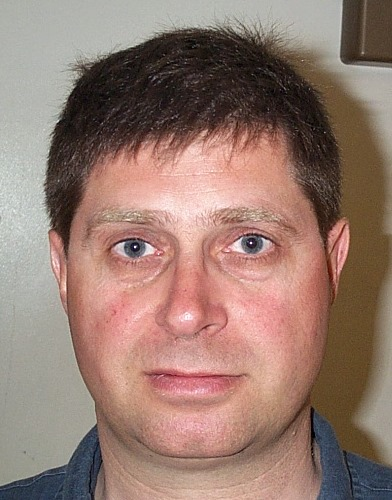
%> input picture images/DB1/db1_01.jpg, 392 x 500 px
$ octave --eval "asdf;"   (GNU Octave 9; MATLAB toolbox functions it lacks are replaced by stand-ins)
%> lines starting %> are read from the running program, lines starting %| are printed output that depends on the picture
### colorCorrectionGrayWorld.m
function [ output ] = colorCorrectionGrayWorld(input)
    %Scale each of the R, G and B-channels using 3 global adjustment
    %factors, to achieve equal mean values

    input = im2double(input);

    R = input(:,:,1);
    G = input(:,:,2);
    B = input(:,:,3);

    Ravg = mean(mean(R));
    Gavg = mean(mean(G));
    Bavg = mean(mean(B));

    alpha = Gavg/Ravg;
    beta = Gavg/Bavg;

    R = alpha * R;
    B = beta * B;

    output(:,:,1) = uint8(alpha * R * 255);
    output(:,:,2) = uint8(G * 255);
    output(:,:,3) = uint8(beta * B * 255);
end

### old/asdf.m
function asdf()
    clf;
      db2 = [
        "bl_01.jpg"
        "bl_02.jpg"
        "bl_04.jpg"
        "bl_05.jpg"
        "bl_06.jpg"
        "bl_07.jpg"
        "bl_10.jpg"
        "bl_13.jpg"
        "bl_14.jpg"
        "cl_01.jpg"
        "cl_02.jpg"
        "cl_03.jpg"
        "cl_04.jpg"
        "cl_05.jpg"
        "cl_06.jpg"
        "cl_07.jpg"
        "cl_08.jpg"
        "cl_09.jpg"
        "cl_10.jpg"
        "cl_11.jpg"
        "cl_12.jpg"
        "cl_13.jpg"
        "cl_14.jpg"
        "cl_15.jpg"
        "cl_16.jpg"
        "ex_01.jpg"
        "ex_03.jpg"
        "ex_04.jpg"
        "ex_07.jpg"
        "ex_09.jpg"
        "ex_11.jpg"
        "ex_12.jpg"
        "il_01.jpg"
        "il_07.jpg"
        "il_08.jpg"
        "il_09.jpg"
        "il_12.jpg"
        "il_16.jpg"
    ];
    s = size(db2);
% [4 lines of commented-out code are left out]

    for k = 1:1:16
        if (k < 10)
            uri = sprintf('images/DB1/db1_0%d.jpg', k);
        else
            uri = sprintf('images/DB1/db1_%d.jpg', k);
        end
    %uri = "images/test/db1_07.jpg";
    img = im2double(imread(uri));

    %img = imrotate(img, 10);
    %img = imrotate(img, rand() * 20 - 10);


    img = img .* (1.3 - rand() * 0.6);
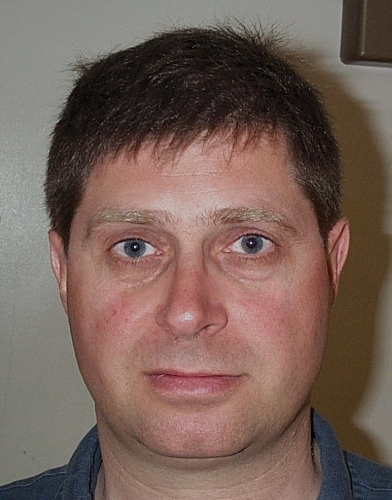
%> img: size 500x392x3 double; mean R, G, B 0.467, 0.381, 0.348

    %
    s = size(img);
%> s = [500 392 3]
    diffw = 0.05 * s(1);
%> diffw = 25
    diffh = 0.05 * s(2);
%> diffh = 19.6
    img = imcrop(img, [diffw, diffh, s(2) - 2*diffw, s(1) - 2*diffh]);
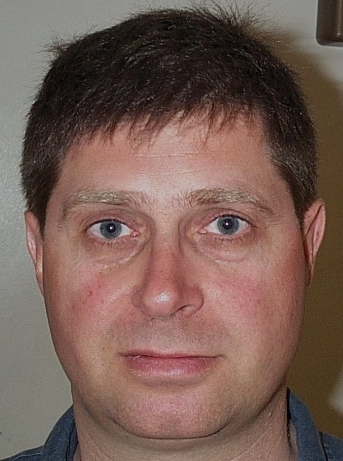
%> img: size 461x343x3 double; mean R, G, B 0.468, 0.367, 0.333


    orgImg = img;
    realOrgImg = img;


    % [9 lines of commented-out code are left out]

    figure(1);
    subplot(4, 3, 1);
    imshow(img);

    img = colorCorrectionGrayWorld(img);
%> in colorCorrectionGrayWorld, `R = input(:,:,1);`:
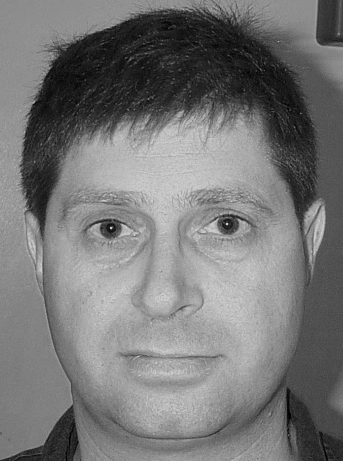
%> R: size 461x343 double; min 0, max 0.793, mean 0.468
%> in colorCorrectionGrayWorld, `B = input(:,:,3);`:
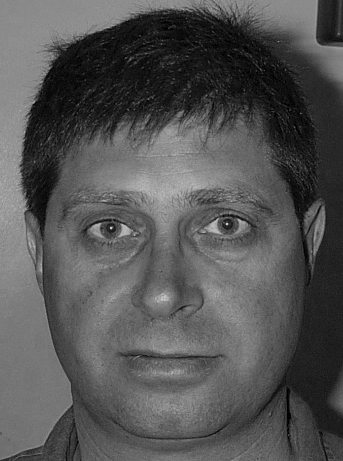
%> B: size 461x343 double; min 0, max 0.793, mean 0.333
%> in colorCorrectionGrayWorld, `Ravg = mean(mean(R));`: Ravg = 0.468
%> in colorCorrectionGrayWorld, `Gavg = mean(mean(G));`: Gavg = 0.367
%> in colorCorrectionGrayWorld, `Bavg = mean(mean(B));`: Bavg = 0.333
%> in colorCorrectionGrayWorld, `alpha = Gavg/Ravg;`: alpha = 0.785
%> in colorCorrectionGrayWorld, `beta = Gavg/Bavg;`: beta = 1.1
%> in colorCorrectionGrayWorld, `R = alpha * R;`:
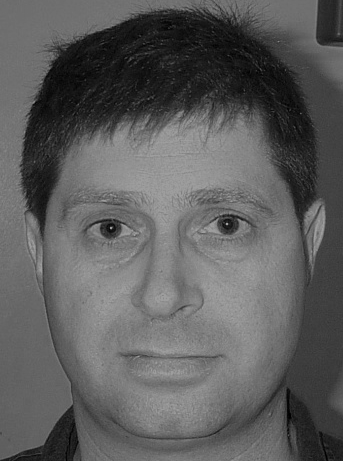
%> R: size 461x343 double; min 0, max 0.623, mean 0.367
%> in colorCorrectionGrayWorld, `output(:,:,1) = uint8(alpha * R * 255);`:
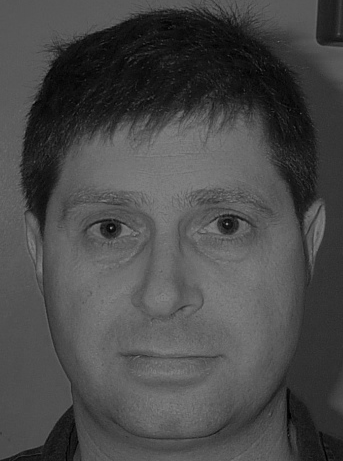
%> output: size 461x343 uint8; min 0, max 125, mean 73.5
%> in colorCorrectionGrayWorld, `output(:,:,3) = uint8(beta * B * 255);`:
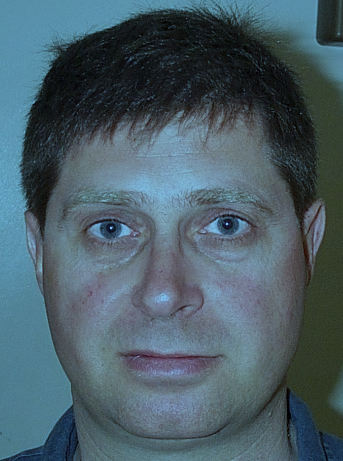
%> output: size 461x343x3 uint8; mean R, G, B 73.5, 93.7, 103.3
    subplot(4, 3, 2);
    imshow(img);

%> (the run ends here)

$ run again, with images/test/db1_07.jpg copied over images/DB1/db1_01.jpg
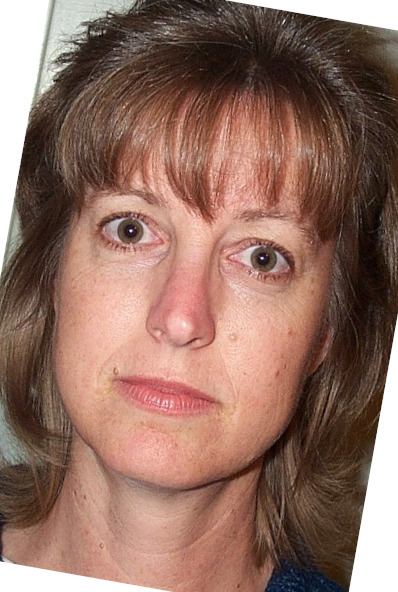
%> input picture images/test/db1_07.jpg, 398 x 592 px
%> in colorCorrectionGrayWorld, `B = input(:,:,3);`:
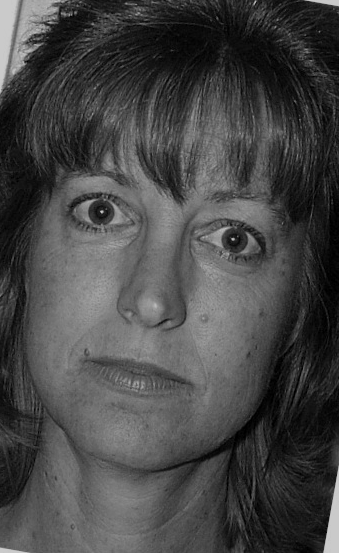
%> B: size 553x339 double; min 0, max 0.793, mean 0.278
%> Ravg = 0.448
%> Gavg = 0.323
%> Bavg = 0.278
%> alpha = 0.721
%> beta = 1.16
%> in colorCorrectionGrayWorld, `output(:,:,3) = uint8(beta * B * 255);`:
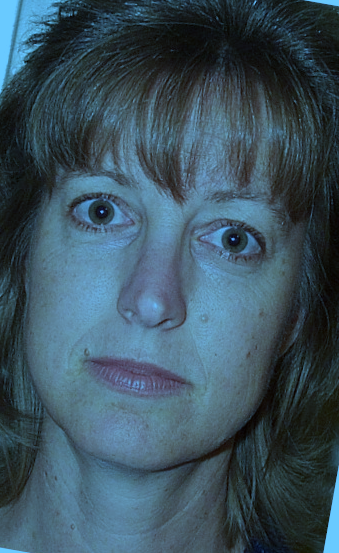
%> output: size 553x339x3 uint8; mean R, G, B 59.3, 82.3, 95.4

$ run again, with images/DB1/db1_09.jpg copied over images/DB1/db1_01.jpg
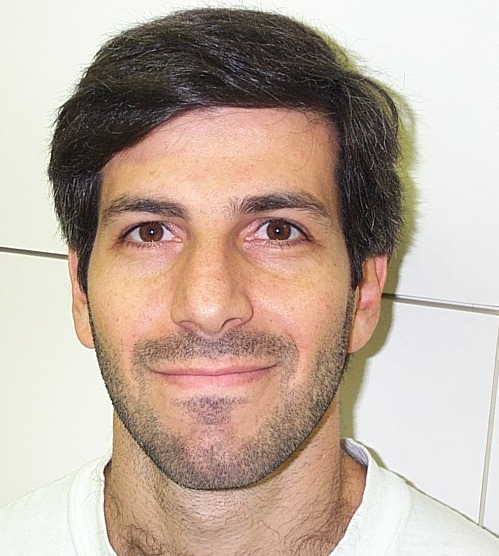
%> input picture images/DB1/db1_09.jpg, 499 x 556 px
%> in colorCorrectionGrayWorld, `B = input(:,:,3);`:
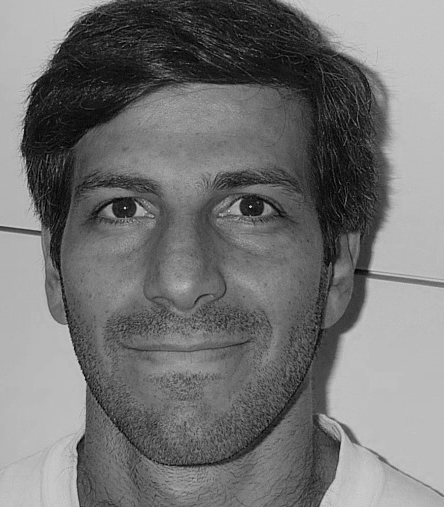
%> B: size 507x444 double; min 0, max 0.793, mean 0.457
%> Ravg = 0.569
%> Gavg = 0.502
%> Bavg = 0.457
%> alpha = 0.882
%> beta = 1.1
%> in colorCorrectionGrayWorld, `output(:,:,3) = uint8(beta * B * 255);`:
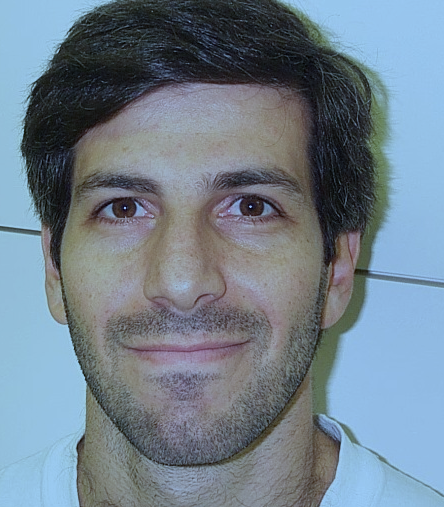
%> output: size 507x444x3 uint8; mean R, G, B 112.9, 128, 140.7
